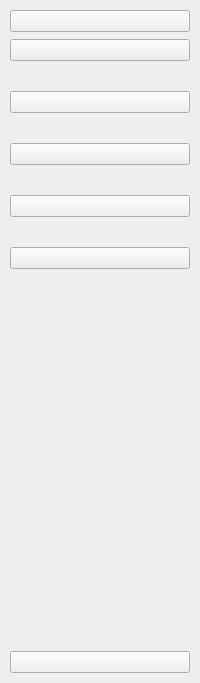
     <widget class="QWidget" name="icon_only_widget" native="true">
      <layout class="QVBoxLayout" name="verticalLayout_3">
       <property name="spacing">
        <number>7</number>
       </property>
       <property name="leftMargin">
        <number>10</number>
       </property>
       <property name="topMargin">
        <number>10</number>
       </property>
       <property name="rightMargin">
        <number>10</number>
       </property>
       <property name="bottomMargin">
        <number>10</number>
       </property>
       <item>
        <layout class="QHBoxLayout" name="horizontalLayout_3">
         <item>
          <widget class="QPushButton" name="menu_btn_1">
           <property name="text">
            <string/>
           </property>
           <property name="icon">
            <iconset resource="resource.qrc">
             <normaloff>:/Iconos/Iconos/menu.png</normaloff>:/Iconos/Iconos/menu.png</iconset>
           </property>
           <property name="iconSize">
            <size>
             <width>14</width>
             <height>14</height>
            </size>
           </property>
           <property name="checkable">
            <bool>true</bool>
           </property>
          </widget>
         </item>
        </layout>
       </item>
       <item>
        <layout class="QVBoxLayout" name="verticalLayout">
         <property name="spacing">
          <number>30</number>
         </property>
         <item>
          <widget class="QPushButton" name="datasets_btn_1">
           <property name="text">
            <string/>
           </property>
           <property name="icon">
            <iconset resource="resource.qrc">
             <normaloff>:/Iconos/Iconos/datasets.png</normaloff>
             <normalon>Iconos/dataset_blanco.png</normalon>:/Iconos/Iconos/datasets.png</iconset>
           </property>
           <property name="iconSize">
            <size>
             <width>20</width>
             <height>20</height>
            </size>
           </property>
           <property name="checkable">
            <bool>true</bool>
           </property>
           <property name="autoExclusive">
            <bool>true</bool>
           </property>
          </widget>
         </item>
         <item>
          <widget class="QPushButton" name="val_btn_1">
           <property name="text">
            <string/>
           </property>
           <property name="icon">
            <iconset resource="resource.qrc">
             <normaloff>:/Iconos/Iconos/validacion.png</normaloff>
             <normalon>Iconos/validacion_blanco.png</normalon>:/Iconos/Iconos/validacion.png</iconset>
           </property>
           <property name="iconSize">
            <size>
             <width>20</width>
             <height>20</height>
            </size>
           </property>
           <property name="checkable">
            <bool>true</bool>
           </property>
           <property name="autoExclusive">
            <bool>true</bool>
           </property>
          </widget>
         </item>
         <item>
          <widget class="QPushButton" name="model_btn_1">
           <property name="text">
            <string/>
           </property>
           <property name="icon">
            <iconset resource="resource.qrc">
             <normaloff>:/Iconos/Iconos/modelos.png</normaloff>
             <normalon>Iconos/modelo_blanco.png</normalon>:/Iconos/Iconos/modelos.png</iconset>
           </property>
           <property name="iconSize">
            <size>
             <width>20</width>
             <height>20</height>
            </size>
           </property>
           <property name="checkable">
            <bool>true</bool>
           </property>
           <property name="autoExclusive">
            <bool>true</bool>
           </property>
          </widget>
         </item>
         <item>
          <widget class="QPushButton" name="metrics_btn_1">
           <property name="text">
            <string/>
           </property>
           <property name="icon">
            <iconset resource="resource.qrc">
             <normaloff>:/Iconos/Iconos/metricas.png</normaloff>
             <normalon>Iconos/metricas_blanco.png</normalon>:/Iconos/Iconos/metricas.png</iconset>
           </property>
           <property name="iconSize">
            <size>
             <width>20</width>
             <height>20</height>
            </size>
           </property>
           <property name="checkable">
            <bool>true</bool>
           </property>
           <property name="autoExclusive">
            <bool>true</bool>
           </property>
          </widget>
         </item>
         <item>
          <widget class="QPushButton" name="results_btn_1">
           <property name="text">
            <string/>
           </property>
           <property name="icon">
            <iconset resource="resource.qrc">
             <normaloff>:/Iconos/Iconos/resultados.png</normaloff>
             <normalon>Iconos/resultados_blanco.png</normalon>:/Iconos/Iconos/resultados.png</iconset>
           </property>
           <property name="iconSize">
            <size>
             <width>20</width>
             <height>20</height>
            </size>
           </property>
           <property name="checkable">
            <bool>true</bool>
           </property>
           <property name="autoExclusive">
            <bool>true</bool>
           </property>
          </widget>
         </item>
        </layout>
       </item>
       <item>
        <spacer name="verticalSpacer">
         <property name="orientation">
          <enum>Qt::Vertical</enum>
         </property>
         <property name="sizeHint" stdset="0">
          <size>
           <width>20</width>
           <height>375</height>
          </size>
         </property>
        </spacer>
       </item>
       <item>
        <widget class="QPushButton" name="exit_btn_1">
         <property name="text">
          <string/>
         </property>
         <property name="icon">
          <iconset resource="resource.qrc">
           <normaloff>:/Iconos/Iconos/cerrado.png</normaloff>:/Iconos/Iconos/cerrado.png</iconset>
         </property>
         <property name="iconSize">
          <size>
           <width>20</width>
           <height>20</height>
          </size>
         </property>
        </widget>
       </item>
      </layout>
     </widget>
